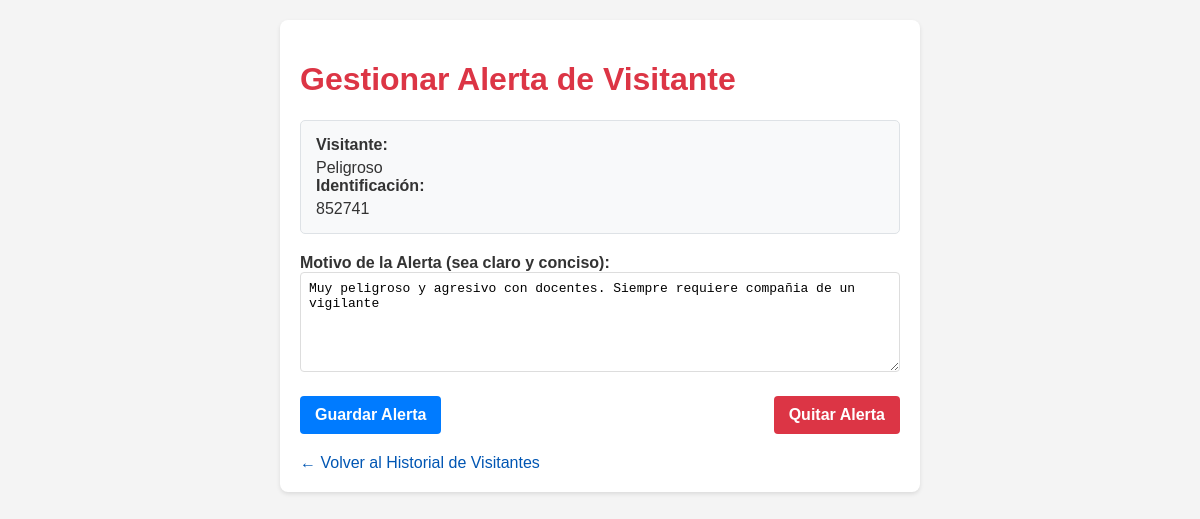
/manage_alert/852741 (signed in), run on the app's committed database.
### tables this page shows
CREATE TABLE visitors (
                id INTEGER PRIMARY KEY AUTOINCREMENT,
                name TEXT NOT NULL, id_number TEXT NOT NULL, purpose TEXT NOT NULL,
                entry_time DATETIME NOT NULL, exit_time DATETIME,
                registered_by TEXT NOT NULL, photo_path TEXT
            );

CREATE TABLE flagged_visitors (
                id_number TEXT PRIMARY KEY,
                reason TEXT NOT NULL,
                flagged_by TEXT NOT NULL,
                timestamp DATETIME NOT NULL
            );

### app.py (the view, shortened to what this page needs)
@app.route('/manage_alert/<string:id_number>', methods=['GET', 'POST'])
@login_required
def manage_visitor_alert(id_number):
    conn = get_db_connection()
    visitor = conn.execute('SELECT name, id_number FROM visitors WHERE id_number = ? LIMIT 1', (id_number,)).fetchone()
    if not visitor:
        flash("No se encontró ningún visitante con esa identificación.", "danger")
        conn.close()
        return redirect(url_for('view_all_visitors'))
    alert = conn.execute('SELECT * FROM flagged_visitors WHERE id_number = ?', (id_number,)).fetchone()
    conn.close()
    return render_template('manage_alert.html', visitor=visitor, alert=alert, current_user=g.user)

### app.py (called while the page is built)
def get_db_connection():
    conn = sqlite3.connect(app.config['DATABASE'])
    conn.row_factory = sqlite3.Row
    return conn

@app.before_request
def load_logged_in_user():
    user_id = session.get('user_id')
    g.user = None
    if user_id:
        conn = get_db_connection()
        g.user = conn.execute('SELECT * FROM users WHERE id = ?', (user_id,)).fetchone()
        conn.close()

def login_required(view):
    @functools.wraps(view)
    def wrapped_view(**kwargs):
        if g.user is None:
            flash('Debes iniciar sesión para acceder a esta página.', 'warning')
            return redirect(url_for('login'))
        return view(**kwargs)
    return wrapped_view

### templates/manage_alert.html (shortened to what this page needs)
<!DOCTYPE html>
<html lang="es">
<head>
</head>
<body>
    <div class="container">
        <h1>Gestionar Alerta de Visitante</h1>
        <div class="visitor-info">
            <strong>Visitante:</strong> {{ visitor.name }}<br>
            <strong>Identificación:</strong> {{ visitor.id_number }}
        </div>
        <form method="post">
            <label for="reason">Motivo de la Alerta (sea claro y conciso):</label>
            <textarea id="reason" name="reason" required>{{ alert.reason if alert else '' }}</textarea>
            <div class="actions">
                <button type="submit" name="action" value="save" class="save-button">Guardar Alerta</button>
                {% if alert and (current_user.role == 'supervisor' or current_user.role == 'administrador') %}
                    <button type="submit" name="action" value="remove" class="remove-button" onclick="return confirm('¿Estás seguro de que quieres quitar esta alerta? Esta acción es permanente.');">Quitar Alerta</button>
                {% endif %}
            </div>
        </form>
        <a href="{{ url_for('view_all_visitors') }}" class="back-link">← Volver al Historial de Visitantes</a>
    </div>
</body>
</html>

### templates/manage_alert.html (style rules this page uses)
body { font-family: Arial, sans-serif; margin: 20px; background-color: #f4f4f4; color: #333; }
.container { max-width: 600px; margin: auto; background: #fff; padding: 20px; border-radius: 8px; box-shadow: 0 2px 4px rgba(0,0,0,0.1); }
h1 { color: #dc3545; }
.visitor-info { background-color: #f8f9fa; border: 1px solid #dee2e6; padding: 15px; border-radius: 5px; margin-bottom: 20px; }
.visitor-info strong { display: block; margin-bottom: 5px; }
label { display: block; margin-top: 15px; font-weight: bold; }
textarea { width: 100%; padding: 8px; min-height: 100px; border-radius: 4px; border: 1px solid #ddd; box-sizing: border-box; font-size: 1em; }
.actions { display: flex; justify-content: space-between; margin-top: 20px; }
button { padding: 10px 15px; border: none; border-radius: 4px; cursor: pointer; font-size: 16px; font-weight: bold; }
.save-button { background-color: #007bff; color: white; }
.remove-button { background-color: #dc3545; color: white; }
.back-link { display: inline-block; margin-top: 20px; color: #0056b3; text-decoration: none; }

### data on the page
visitors: name "Peligroso", id_number "852741"
flagged_visitors: reason "Muy peligroso y agresivo con docentes. Siempre requiere compañia de un vigilante"
